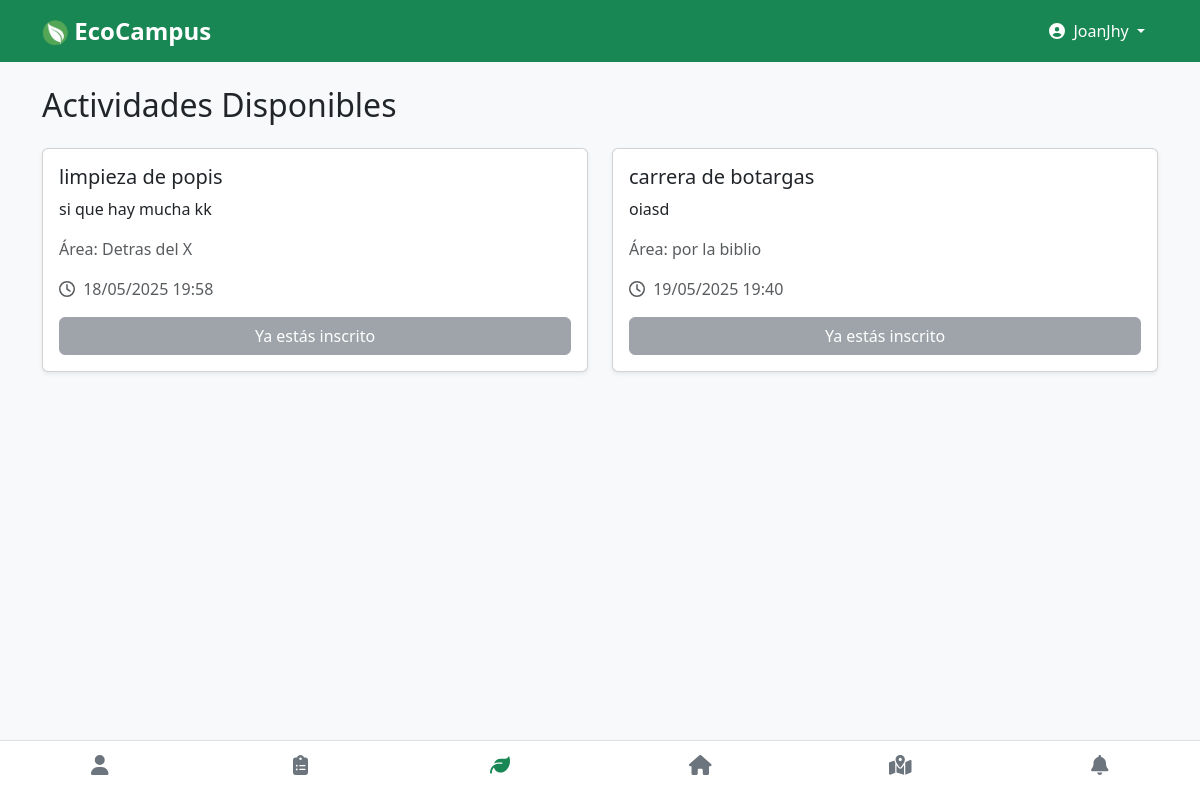
/actividades (signed in), run on the app's committed database.
### backend/models.py (models this page shows)
class Actividad(db.Model):
    id = db.Column(db.Integer, primary_key=True)
    titulo = db.Column(db.String(100), nullable=False)
    descripcion = db.Column(db.String(200))
    area = db.Column(db.String(100))
    fecha_hora_inicio = db.Column(db.DateTime, nullable=False, default=datetime.utcnow)
    archivada = db.Column(db.Boolean, default=False)

### backend/routes.py (the view, shortened to what this page needs)
    @app.route('/actividades', methods=['GET', 'POST'])
    def actividades():
        if 'usuario_id' not in session:
            return redirect(url_for('login'))
        archivar_actividades_pasadas()
        actividades = Actividad.query.filter_by(archivada=False).order_by(Actividad.fecha_hora_inicio.asc()).all()
        inscritas = [i.actividad_id for i in Inscripcion.query.filter_by(usuario_id=session['usuario_id']).all()]
        return render_template('actividades.html', actividades=actividades, inscritas=inscritas)

### frontend/templates/actividades.html (shortened to what this page needs)
{% extends 'layout.html' %}
{% block content %}
<h2 class="mb-4">Actividades Disponibles</h2>
<div class="row row-cols-1 row-cols-md-2 g-4">
  {% for a in actividades %}
  <div class="col">
    <div class="card h-100 shadow-sm">
      <div class="card-body">
        <h5 class="card-title">{{ a.titulo }}</h5>
        <p class="card-text">{{ a.descripcion }}</p>
        <p class="text-muted">Área: {{ a.area }}</p>
        <p class="text-muted"><i class="far fa-clock me-1"></i>
          {{ a.fecha_hora_inicio.strftime('%d/%m/%Y %H:%M') }}
        </p>
        <form method="POST">
          {% if a.id in inscritas %}
            <button class="btn btn-secondary w-100" disabled>Ya estás inscrito</button>
          {% else %}
            <button class="btn btn-success w-100" type="submit"><i class="fas fa-plus"></i> Inscribirme</button>
          {% endif %}
        </form>
      </div>
    </div>
  </div>
  {% endfor %}
</div>
{% endblock %}

### frontend/static/css/main.css (style rules this page uses)
body { font-family: 'Segoe UI', Tahoma, Geneva, Verdana, sans-serif; }

### data on the page
Actividad: titulo "limpieza de popis", descripcion "si que hay mucha kk", area "Detras del X", fecha_hora_inicio "18/05/2025 19:58", shows "Ya estás inscrito"
Actividad: titulo "carrera de botargas", descripcion "oiasd", area "por la biblio", fecha_hora_inicio "19/05/2025 19:40", shows "Ya estás inscrito"

### other printed values
{{ session['usuario_nombre'] }} "JoanJhy"
